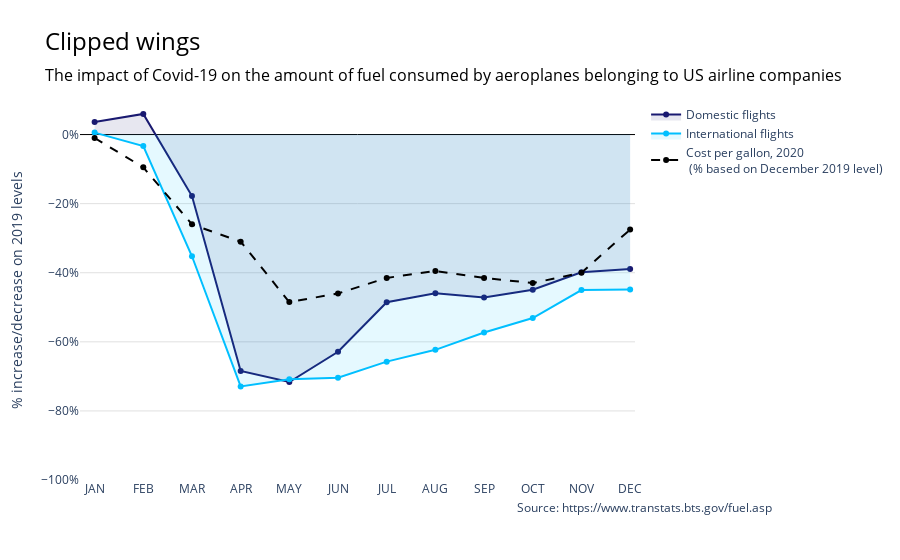

Notebook code for this chart:
### Code cell
fig = go.Figure()

fig.add_trace(go.Scatter(x=df_comp.month,
                        y=df_comp.domestic_ratio,
                        line=dict(color='rgb(25,25,112)'),
                        name='Domestic flights',
                        fill='tozeroy',
                        fillcolor='rgba(25,25,112,0.1)'))

fig.add_trace(go.Scatter(x=df_comp.month,
                        y=df_comp.international_ratio,
                        line=dict(color='rgb(0,191,255)'),
                        name='International flights',
                        fill='tozeroy',
                        fillcolor='rgba(0,191,255,0.1)'))

fig.add_trace(go.Scatter(x=df_comp.month,
                         y=df_comp.cost_rebased,
                         line=dict(color='black', dash='dash'),
                         name='Cost per gallon, 2020 <br> (% based on December 2019 level)'))

fig.update_yaxes(title='% increase/decrease on 2019 levels', 
                 range=[-1.0, 0.1], 
                 tickformat=',.0%',
                 showgrid=True,
                 gridcolor='rgb(224,224,224)',
                 zeroline=True,
                 zerolinecolor='black',
                 zerolinewidth=1)

fig.update_xaxes(range=[-0.3,11.1])

fig.update_layout(
    title=dict(text='Clipped wings' + '<br>' + 
               '<span style="font-size: 16px;">The impact of Covid-19 on the amount of fuel consumed by aeroplanes belonging to US airline companies</span>',
               font=dict(size=24, color='black')),
    paper_bgcolor='white',
    plot_bgcolor='white',
    hovermode="x unified"
)

fig.add_annotation(text='Source: <a href="https://www.transtats.bts.gov/fuel.asp">https://www.transtats.bts.gov/fuel.asp</a>',
                   font=dict(size=12),
                  xref='paper', yref='paper',
                  x=1.25, y=-0.1,
                  showarrow=False
                  )

fig.write_html('us_airline_fuel_consumption.html')
fig.show()

### Figure 1 — Plotly figure (JSON) as saved in the notebook; plotly's stock layout.template omitted (floating-point values rounded to 4 significant figures)
{"data": [{"fill": "tozeroy", "fillcolor": "rgba(25,25,112,0.1)", "line": {"color": "rgb(25,25,112)"}, "name": "Domestic flights", "type": "scatter", "x": ["JAN", "FEB", "MAR", "APR", "MAY", "JUN", "JUL", "AUG", "SEP", "OCT", "NOV", "DEC"], "y": [0.03651, 0.05968, -0.178, -0.6846, -0.7164, -0.6288, -0.4856, -0.4593, -0.4717, -0.4493, -0.3989, -0.3893]}, {"fill": "tozeroy", "fillcolor": "rgba(0,191,255,0.1)", "line": {"color": "rgb(0,191,255)"}, "name": "International flights", "type": "scatter", "x": ["JAN", "FEB", "MAR", "APR", "MAY", "JUN", "JUL", "AUG", "SEP", "OCT", "NOV", "DEC"], "y": [0.005675, -0.03318, -0.3523, -0.729, -0.7085, -0.7039, -0.6574, -0.6232, -0.5732, -0.5312, -0.4503, -0.4487]}, {"line": {"color": "black", "dash": "dash"}, "name": "Cost per gallon, 2020 <br> (% based on December 2019 level)", "type": "scatter", "x": ["JAN", "FEB", "MAR", "APR", "MAY", "JUN", "JUL", "AUG", "SEP", "OCT", "NOV", "DEC"], "y": [-0.01, -0.095, -0.26, -0.31, -0.485, -0.46, -0.415, -0.395, -0.415, -0.43, -0.4, -0.275]}], "layout": {"annotations": [{"font": {"size": 12}, "showarrow": false, "text": "Source: <a href=\"https://www.transtats.bts.gov/fuel.asp\">https://www.transtats.bts.gov/fuel.asp</a>", "x": 1.25, "xref": "paper", "y": -0.1, "yref": "paper"}], "hovermode": "x unified", "paper_bgcolor": "white", "plot_bgcolor": "white", "title": {"font": {"color": "black", "size": 24}, "text": "Clipped wings<br><span style=\"font-size: 16px;\">The impact of Covid-19 on the amount of fuel consumed by aeroplanes belonging to US airline companies</span>"}, "xaxis": {"range": [-0.3, 11.1]}, "yaxis": {"gridcolor": "rgb(224,224,224)", "range": [-1, 0.1], "showgrid": true, "tickformat": ",.0%", "title": {"text": "% increase/decrease on 2019 levels"}, "zeroline": true, "zerolinecolor": "black", "zerolinewidth": 1}}}
